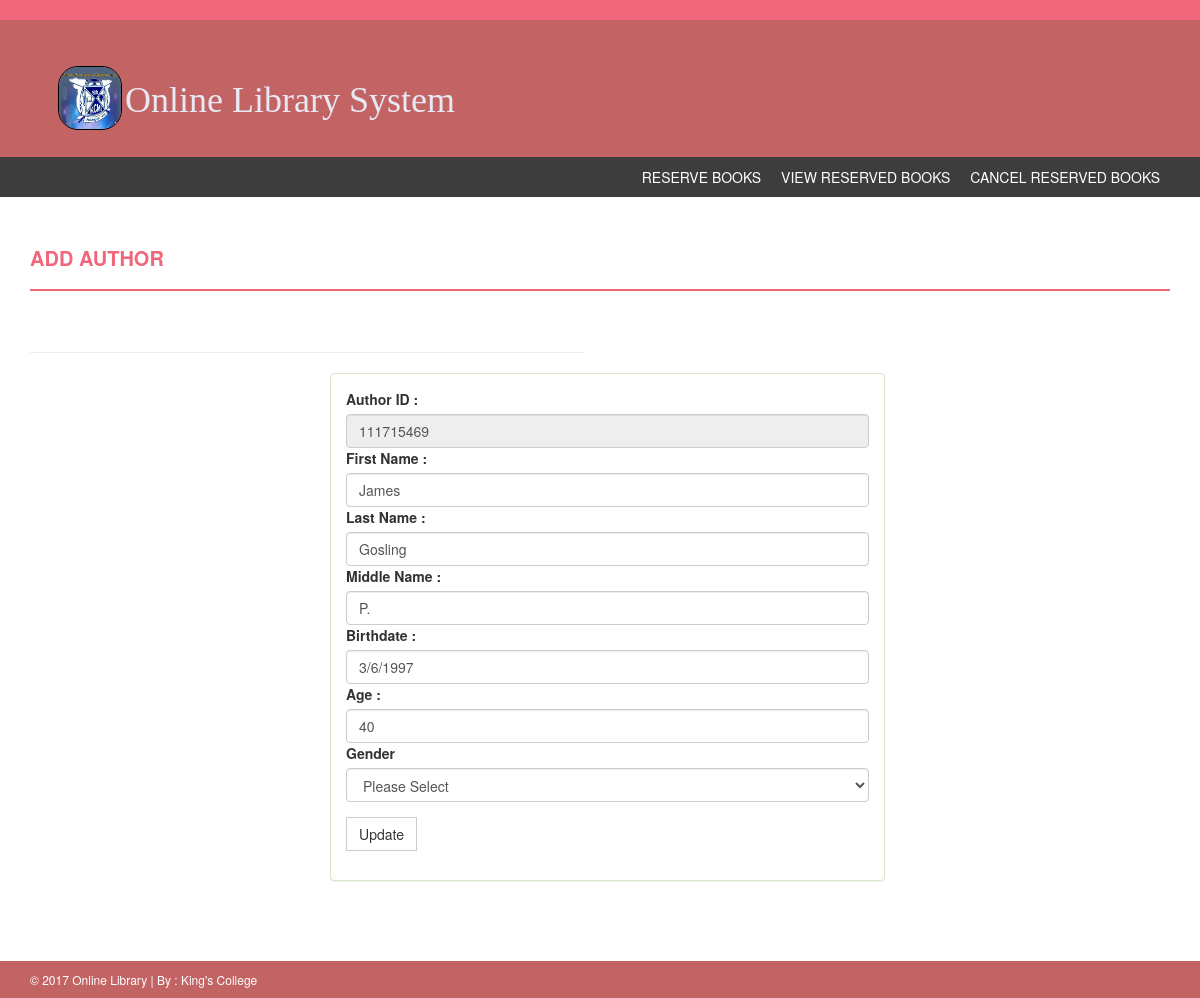
The page /php/edit_add_author.php?id=1 on the database its author committed.
### tables this page shows
CREATE TABLE `author` (
  `author_id` int(11) NOT NULL,
  `first_name` varchar(100) NOT NULL,
  `last_name` varchar(100) NOT NULL,
  `middle_name` varchar(100) NOT NULL,
  `age` int(11) NOT NULL,
  `gender` varchar(100) NOT NULL,
  `author_num_id` int(11) NOT NULL,
  `author_type_id` int(11) NOT NULL,
  `birthdate` varchar(100) NOT NULL
);

### php/edit_add_author.php (the view, shortened to what this page needs)
<link href="../assets/css/bootstrap.css" rel="stylesheet" />
    <link href="../assets/css/font-awesome.css" rel="stylesheet" />
    <link href="../assets/css/style.css" rel="stylesheet" />
    <link href="../assets/css/style2.css" rel="stylesheet" />
<?php
include('../config.php');
include('header.php');
if(isset($_GET['id'])){
    $id=$_GET['id'];
    $sql2='SELECT * FROM `author` WHERE author.author_id="'.$id.'"';
    $qry2=mysqli_query($CON, $sql2) or die(mysqli_error($qry2));
    while($row=mysqli_fetch_array($qry2)){
        $first_name=$row['first_name'];
        $last_name=$row['last_name'];
        $middle_name=$row['middle_name'];
        $age=$row['age'];
        $author_num_id=$row['author_num_id'];
        $birthdate=$row['birthdate'];
    }
}
?>
<div class="content-wrapper">
        <div class="container">
            <div class="row">
                <div class="col-md-12">
                    <h4 class="page-head-line">Add Author</h4>
                </div>
            </div>
            <div class="row">
                <div class="col-md-12">
                </div>
            </div>
            <div class="row">
                <div class="col-md-6">
                    <hr>
                     <div class="Compose-Message">
                <div class="panel panel-success" style="margin-right: -300px;margin-left: 300px;">
                    <div class="panel-body">
                        <form action="" method="post" enctype="multipart/form-data">
                        <label>Author ID :  </label>
                        <input name="" disabled="yes" placeholder="Author ID" value="<?php echo $author_num_id; ?>" placeholder="" id="input-stock(units)" required="" class="form-control" type="text">
                        <label>First Name :  </label>
                        <input  name="first_name" value="<?php echo $first_name; ?>" placeholder="First Name" id="input-price" required="" class="form-control" type="text">
                        <label>Last Name :  </label>
                        <input name="last_name" value="<?php echo $last_name?>" placeholder="Last Name" id="input-price" required="" class="form-control" type="text">
                        <label>Middle Name :  </label>
                        <input name="middle_name" value="<?php echo $middle_name; ?>" placeholder="Telephone Number" id="input-price" required="" class="form-control" type="text">
                        <label>Birthdate :  </label>
                        <input name="birthdate" value="<?php echo $birthdate; ?>" placeholder="Telephone Number" id="input-price" required="" class="form-control" type="text">
                        <label>Age :  </label>
                        <input name="age" value="<?php echo $age; ?>" placeholder="Telephone Number" id="input-price" required="" class="form-control" type="text">
                        <div class="form-group">
                                            <label>Gender</label>
                                            <select name="gender" class="form-control">
                                                <option value="0">Please Select</option>
                                            </select>
                        </div>
                        <button type="submit" value="Update" name="update" class="btn btn-default">Update</button>
                      </form>
                    </div>
                </div>
                     </div>
                </div>
            </div>
        </div>
    </div>
<?php
include('footer.php');
?>

### assets/css/style.css (style rules this page uses)
body { font-family: 'Roboto', sans-serif; line-height: 30px; }
.content-wrapper { margin-top: 40px; min-height: 600px; padding-bottom: 60px; }
.page-head-line { font-weight: 900; padding-bottom: 20px; border-bottom: 2px solid #F0677C; text-transform: uppercase; color: #F0677C; font-size: 20px; margin-bottom: 40px; }
.btn { border-radius: 0px; -webkit-border-radius: 0px; -moz-border-radius: 0px; }

### assets/css/style2.css (style rules this page uses)
*, *::before, *::after { -webkit-box-sizing: border-box; -moz-box-sizing: border-box; box-sizing: border-box; }
body { font-family: 'Roboto', sans-serif; font-weight: 400px; }
body { font-family: "Helvetica Neue",Helvetica,Arial,sans-serif; font-size: 14px; line-height: 1.428571429; color: #333; }
html { font-size: 62.5%; }
html { font-family: sans-serif; -webkit-text-size-adjust: 100%; }

### rows shown on the page
author: author_num "111715469", first_name "James", last_name "Gosling", middle_name "P.", birthdate "3/6/1997", age "40"
